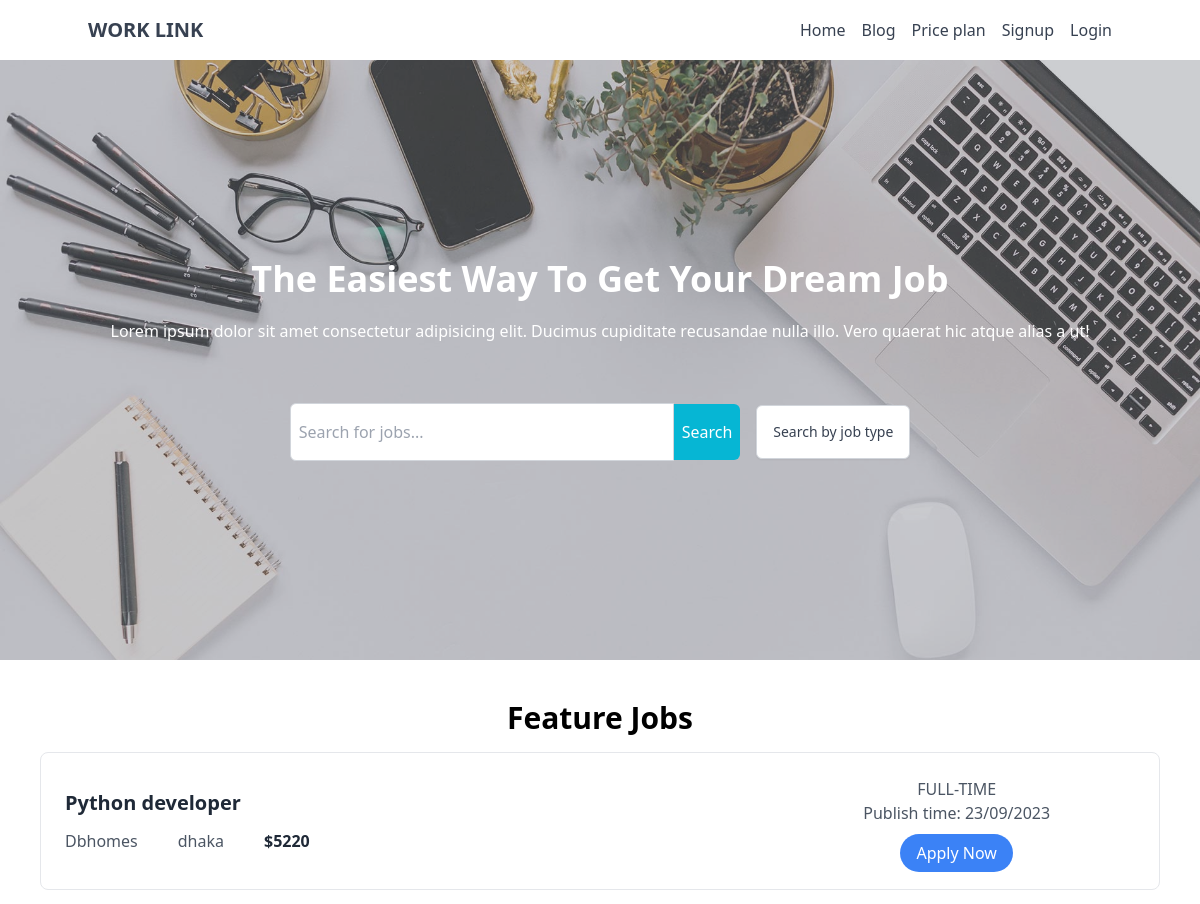
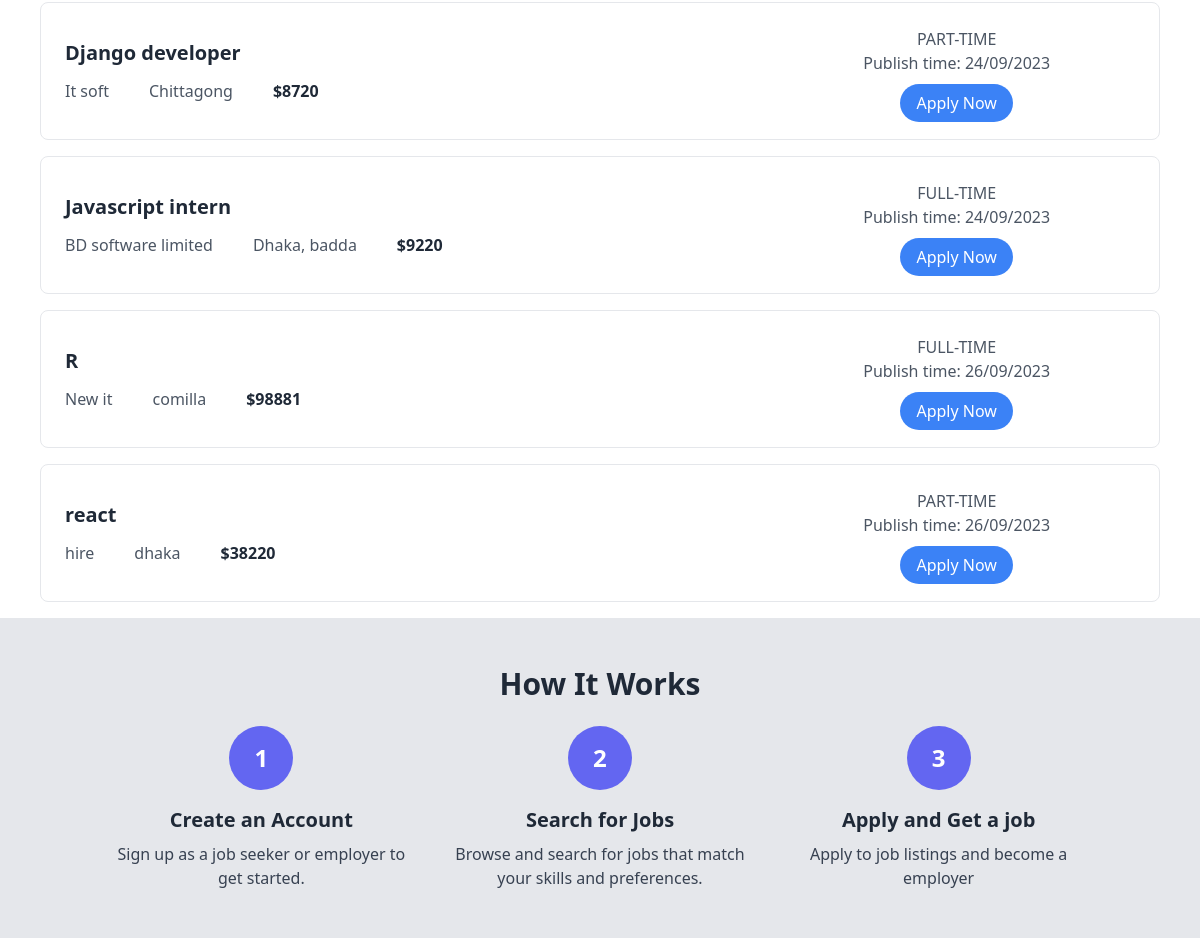
The app's page / (upper part), older data (2 pictures, top to bottom).
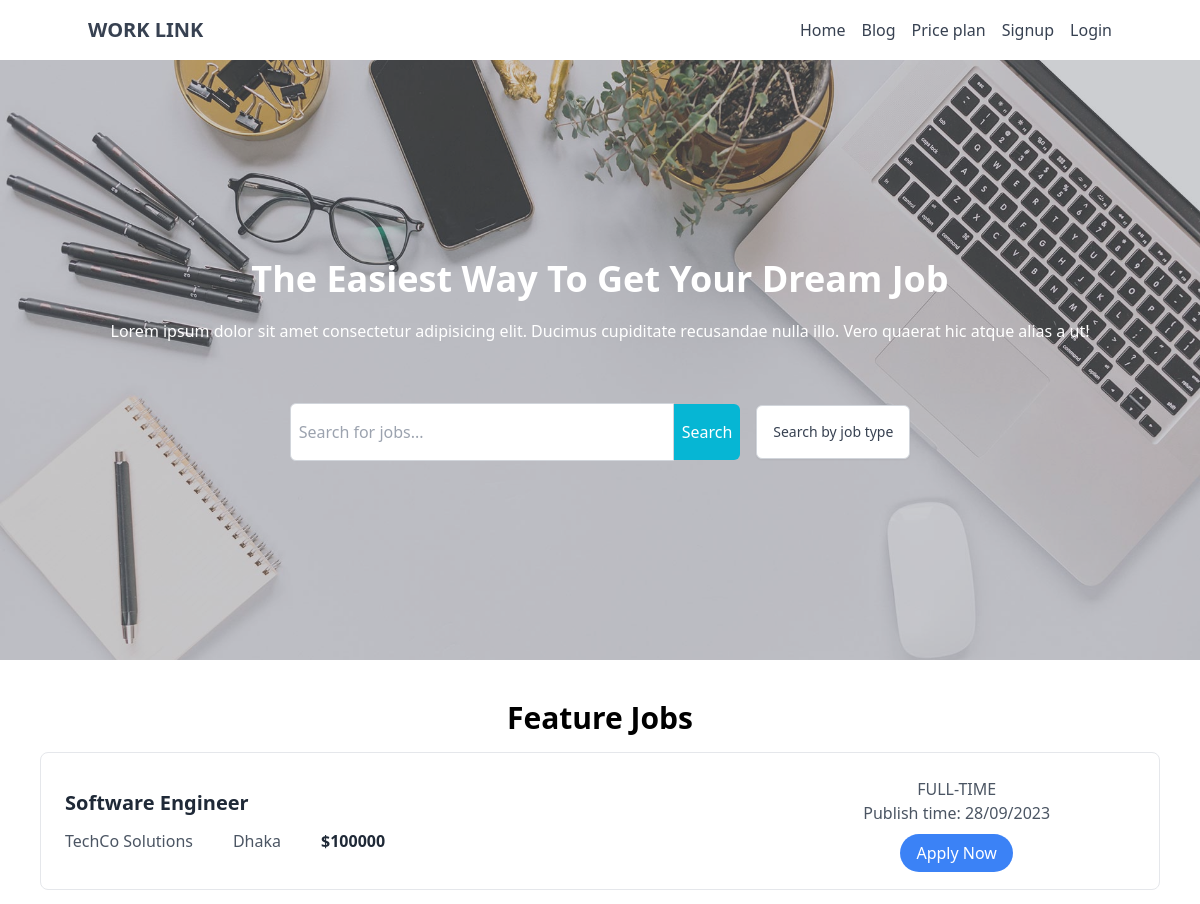
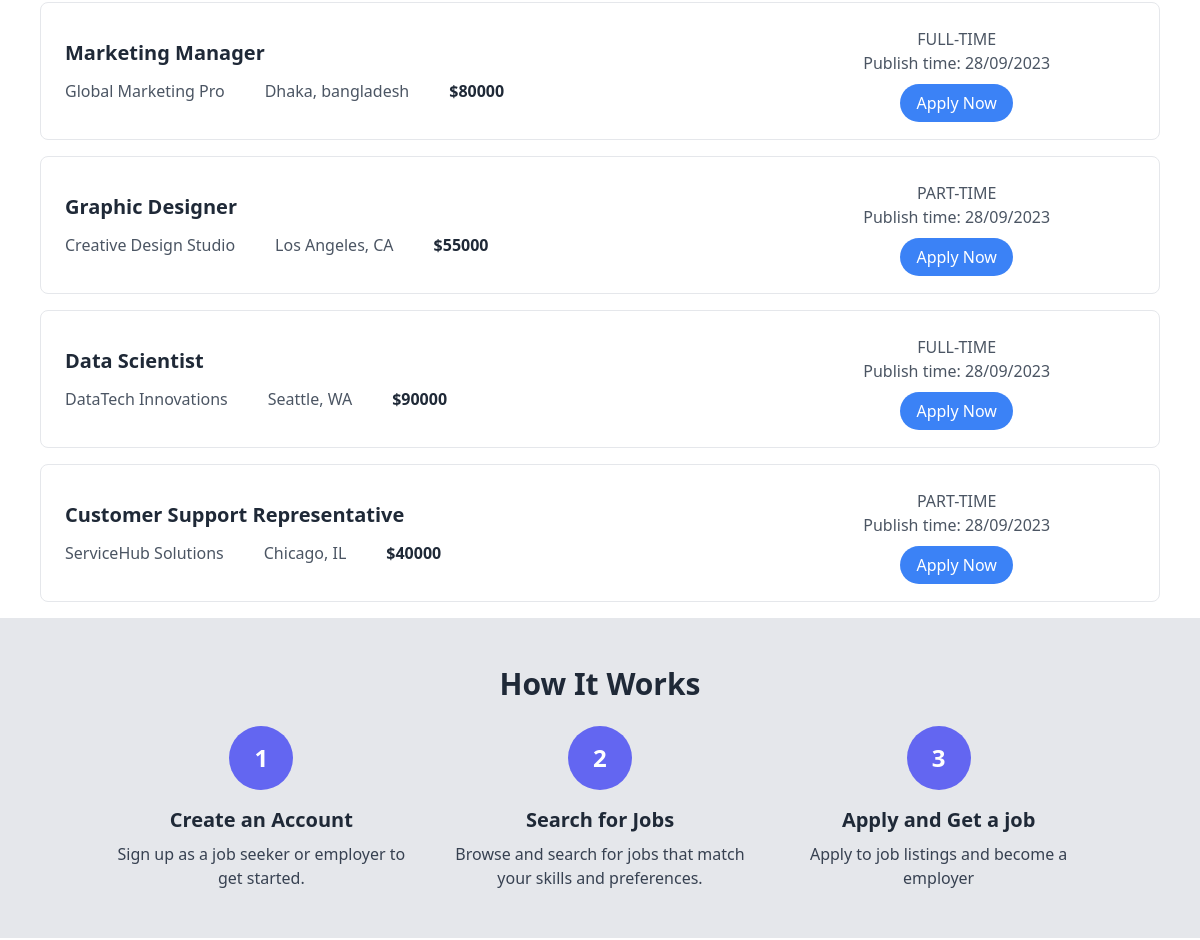
The same page, newer data (2 pictures, top to bottom).
### dashboard/models.py (models this page shows, shortened)
class JobPostModel(models.Model):
    user = models.ForeignKey(User, on_delete=models.CASCADE)
    title = models.CharField(max_length=50)
    company = models.CharField(max_length=50, unique=True)
    location = models.CharField(max_length=50)
    job_type = models.CharField(choices=JOB_TYPE, max_length=50)
    salary = models.IntegerField()
    description = models.TextField(max_length=100)
    publish_date = models.DateTimeField(auto_now_add=True)

### core/views.py (the view, shortened to what this page needs)
# urls.py: path('', views.home, name='home'),
def home(request):
    job_list = JobPostModel.objects.all()
    search_item = request.GET.get('search')
    job = request.GET.get('job')
    if search_item:
        job_list = JobPostModel.objects.filter(title__icontains = search_item)
    elif job == 'All':
        job_list = JobPostModel.objects.all()
    elif job:
        job_list = JobPostModel.objects.filter(job_type = job)
    job_type = ['All']
    for item  in JOB_TYPE:
        job_type.append(item[0])
    response = render(request, 'home.html', {'data': job_list, 'job_type': job_type})
    response.delete_cookie('price_plan')
    return response

### accounts/context_processors.py (called while the page is built)
def register_info(request):
    if not isinstance(request.user, AnonymousUser):
        try:
            register_info = RegisterInfoModel.objects.get(user=request.user)
        except RegisterInfoModel.DoesNotExist:
            register_info = None
        return {'register_info': register_info}
    else:
        return {'register_info': None}

### price_plan/context_processors.py (called while the page is built)
def payment_info(request):
    try:
        payment_info = PricePlanModel.objects.get(user = request.user)
    except:
        payment_info = None
    return {'payment_info': payment_info}

### core/templates/home.html (shortened to what the changed rows need)
{% extends "base.html" %} {% load static %} {% block title %} Home {% endblock title %}
{% block content %}
{% for item in data %}
<div class="bg-white rounded-lg border mx-10 p-6 my-4">
  <div class="flex flex-col lg:flex-row justify-between items-center">
    <div class="lg:w-2/3 pr-8">
      <h2 class="text-xl font-semibold text-gray-800 mb-3">{{item.title}}</h2>
      <div class="flex space-x-10 text-left">
        <p class="text-gray-600">{{item.company}}</p>
        <p class="text-gray-600">{{item.location}}</p>
        <p class="text-gray-800 font-semibold">${{item.salary}}</p>
      </div>
    </div>
    <div class="lg:w-1/3 mt-4 lg:mt-0 text-center">
      <p class="text-gray-600">{{item.job_type}}</p>
      <p class="text-gray-600 pb-4">
        Publish time: {{item.publish_date|date:"d/m/Y" }}
      </p>
      <a
        href="{% url 'job_detail' item.id %}"
        class="bg-blue-500 text-white rounded-full px-4 py-2 hover:bg-blue-600 focus:outline-none focus:bg-blue-600"
      >
        Apply Now
      </a>
    </div>
  </div>
</div>
{% endfor %}
<section class="bg-gray-200 py-12 mb-8">
        <div class="container mx-auto px-4">
            <h2 class="text-3xl font-semibold text-gray-800 mb-6 text-center">How It Works</h2>
        </div>
    </section>
{% endblock content %}

Row changes from the older to the newer data that the page shows:
removed JobPostModel: title "Python developer", company "Dbhomes", location "dhaka", salary "5220", job_type "FULL-TIME", publish_date "23/09/2023"
removed JobPostModel: title "Django developer", company "It soft", location "Chittagong", salary "8720", job_type "PART-TIME", publish_date "24/09/2023"
removed JobPostModel: title "Javascript intern", company "BD software limited", location "Dhaka, badda", salary "9220", job_type "FULL-TIME", publish_date "24/09/2023"
removed JobPostModel: title "R", company "New it", location "comilla", salary "98881", job_type "FULL-TIME", publish_date "26/09/2023"
removed JobPostModel: title "react", company "hire", location "dhaka", salary "38220", job_type "PART-TIME", publish_date "26/09/2023"
added JobPostModel: title "Software Engineer", company "TechCo Solutions", location "Dhaka", salary "100000", job_type "FULL-TIME", publish_date "28/09/2023"
added JobPostModel: title "Marketing Manager", company "Global Marketing Pro", location "Dhaka, bangladesh", salary "80000", job_type "FULL-TIME", publish_date "28/09/2023"
added JobPostModel: title "Graphic Designer", company "Creative Design Studio", location "Los Angeles, CA", salary "55000", job_type "PART-TIME", publish_date "28/09/2023"
added JobPostModel: title "Data Scientist", company "DataTech Innovations", location "Seattle, WA", salary "90000", job_type "FULL-TIME", publish_date "28/09/2023"
added JobPostModel: title "Customer Support Representative", company "ServiceHub Solutions", location "Chicago, IL", salary "40000", job_type "PART-TIME", publish_date "28/09/2023"
